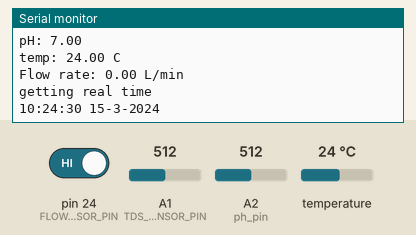
Simulated run of this sketch. Board: Arduino Mega 2560, built with avr-gcc and run on an emulated ATmega2560. Shown: the last lines printed to the serial monitor. Inputs (shaded band) come from the test bench; at power-on: temperature 24 °C, A2 (ph_pin) = 512, pin 24 (FLOW_SENSOR_PIN) HIGH, A1 (TDS_SENSOR_PIN) = 512. The local clock reads 2024-03-15 10:24:30 at power-on unless the sketch sets it.

Above: at 1.2 s.
1.3 s: temperature set to 12 °C
At 6.4 s:
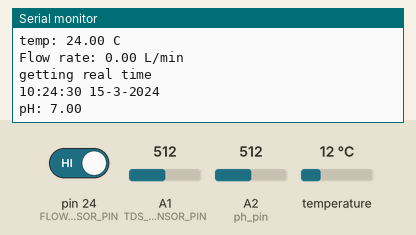
13.9 s: A2 (ph_pin) set to 716
At 15.0 s:
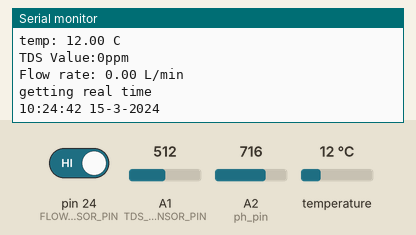
15.4 s: pin 24 (FLOW_SENSOR_PIN) driven LOW
16.9 s: temperature set to 19 °C
At 17.8 s:
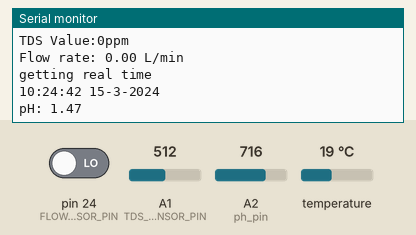
18.4 s: A2 (ph_pin) set to 810
At 18.4 s:
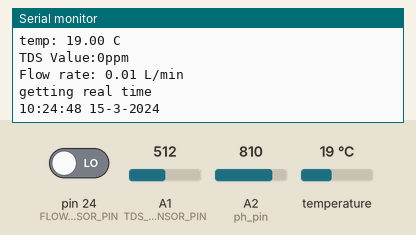
19.9 s: pin 24 (FLOW_SENSOR_PIN) driven HIGH
Timing chart, 0 to 22.4 s (numbered marks = the images above; inputs shaded):
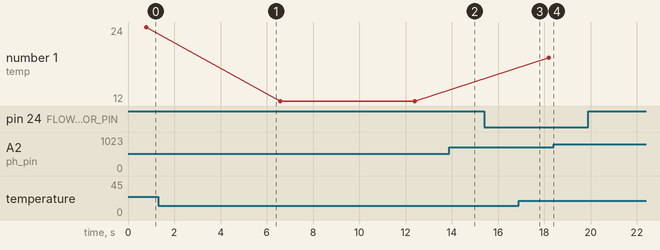

The sketch:

test_mega.ino
```cpp
#include <DallasTemperature.h>
#include <OneWire.h>
#include <DS3231.h>

//ph sensor
int ph_pin = A2;
int measure;
double voltage;
float po;
//tds sensor
#define TDS_SENSOR_PIN A1
#define VREF 5.0
#define SCOUNT 30
// store the analog value in the array, read from ADC
int analogBuffer[SCOUNT];
int analogBufferTemp[SCOUNT];
int analogBufferIndex = 0, copyIndex = 0;
float averageVoltage = 0, tdsValue = 0, temperature = 25;

// flow meter
#define FLOW_SENSOR_PIN 24
// count how many pulses!
volatile uint16_t pulses = 0;
// track the state of the pulse pin
volatile uint8_t lastflowpinstate;
// you can try to keep time of how long it is between pulses
volatile uint32_t lastflowratetimer = 0;
// and use that to calculate a flow rate
volatile float flowrate;
// Interrupt is called once a millisecond, looks for any pulses from the sensor!
SIGNAL(TIMER0_COMPA_vect) {
  uint8_t x = digitalRead(FLOW_SENSOR_PIN);

  if (x == lastflowpinstate) {
    lastflowratetimer++;
    return; // nothing changed!
  }

  if (x == HIGH) {
    //low to high transition!
    pulses++;
  }
  lastflowpinstate = x;
  flowrate = 1000.0;
  flowrate /= lastflowratetimer;  // in hertz
  lastflowratetimer = 0;
}
void useInterrupt(boolean v) {
  if (v) {
    // Timer0 is already used for millis() - we'll just interrupt somewhere
    // in the middle and call the "Compare A" function above
    OCR0A = 0xAF;
    TIMSK0 |= _BV(OCIE0A);
  } else {
    // do not call the interrupt function COMPA anymore
    TIMSK0 &= ~_BV(OCIE0A);
  }
}

// temp sensor
#define ONE_WIRE_BUS 22
OneWire oneWire(ONE_WIRE_BUS);
DallasTemperature sensors(&oneWire);
// real time clock
DS3231 rtc(SDA,SCL);

Time t;

struct data_t{
  float pH;
  float tds;
  float temp;
  float flow;
  uint16_t h;
  uint16_t m;
  uint16_t s;
  uint16_t y;
  uint16_t mth;
  uint16_t d;
  };

#define PACKET_SIZE sizeof(data_t)

data_t data;

bool flag;

void setup() {
  // put your setup code here, to run once:
  Serial.begin(9600);
  Serial1.begin(9600);

  // tds sensor setup
  pinMode(TDS_SENSOR_PIN, INPUT);

  // flow meter setup
  pinMode(FLOW_SENSOR_PIN, INPUT);
  digitalWrite(FLOW_SENSOR_PIN, HIGH);
  lastflowpinstate = digitalRead(FLOW_SENSOR_PIN);
  useInterrupt(true);

  //start real time clock
  rtc.begin();
  sensors.begin();

  //delay
  Serial.println("startup complete");

  //rtc.setTime(9,24,0);
  //rtc.setDate(4,11,2018);
}

DeviceAddress t_address;

int getMedianNum(int bArray[], int iFilterLen){
  int bTab[iFilterLen];
  for (byte i = 0; i<iFilterLen; i++)
    bTab[i] = bArray[i];
  int i, j, bTemp;
  for (j = 0; j < iFilterLen - 1; j++){
    for (i = 0; i < iFilterLen - j - 1; i++){
      if (bTab[i] > bTab[i + 1]){
        bTemp = bTab[i];
        bTab[i] = bTab[i + 1];
        bTab[i + 1] = bTemp;
      }
    }
 }
 if ((iFilterLen & 1) > 0)
  bTemp = bTab[(iFilterLen - 1) / 2];
 else
  bTemp = (bTab[iFilterLen / 2] + bTab[iFilterLen / 2 - 1]) / 2;
 return bTemp;
}

int counter = 0;

void loop() {
  // reset flag
  flag = true;

  // read/save data from pH sensor
  measure = analogRead(ph_pin);
  voltage = 5 / 1024.0 * measure;
  po = 7 + ((2.5 - voltage) / 0.18);
  data.pH = po;
  Serial.print("pH: ");
  Serial.println(data.pH);

  // read/save data from temp sensor
  sensors.getAddress(t_address, 0);
  sensors.requestTemperatures();
  data.temp = sensors.getTempC(t_address);
  Serial.print("temp: ");
  Serial.print(data.temp);
  Serial.println(" C");
  temperature = data.temp;

  // read/save data from tds sensor
  static unsigned long analogSampleTimepoint = millis();
  //every 40 milliseconds,read the analog value from the ADC
  if(millis()-analogSampleTimepoint > 40U){
    analogSampleTimepoint = millis();
    //read the analog value and store into the buffer
    analogBuffer[analogBufferIndex] = analogRead(TDS_SENSOR_PIN);
    analogBufferIndex++;
    if(analogBufferIndex == SCOUNT)
      analogBufferIndex = 0;
  }

  static unsigned long printTimepoint = millis();

  if(millis()-printTimepoint > 800U){
    printTimepoint = millis();
    for(copyIndex=0;copyIndex<SCOUNT;copyIndex++)
    analogBufferTemp[copyIndex]= analogBuffer[copyIndex];
    // read the analog value more stable by the median filtering algorithm, and convert to voltage value
    averageVoltage = getMedianNum(analogBufferTemp,SCOUNT) * (float)VREF / 1024.0;
    float compensationCoefficient=1.0+0.02*(temperature-25.0);
    //temperature compensation formula: fFinalResult(25^C) = fFinalResult(current)/(1.0+0.02*(fTP-25.0));
    float compensationVolatge=averageVoltage/compensationCoefficient;
    //temperature compensation
    tdsValue=(133.42*compensationVolatge*compensationVolatge*compensationVolatge - 255.86*compensationVolatge*compensationVolatge + 857.39*compensationVolatge)*0.5;
    //convert voltage value to tds value
    //Serial.print("voltage:");
    //Serial.print(averageVoltage,2);
    //Serial.print("V ");
    Serial.print("TDS Value:");
    Serial.print(tdsValue,0);
    Serial.println("ppm");
    data.tds = tdsValue;
  }


  // read/save data from flow meter
  float l_per_min = flowrate / 7.5;
  data.flow = l_per_min;
  Serial.print("Flow rate: ");
  Serial.print(data.flow);
  Serial.println(" L/min");

  // read time from rtc and insert into packet
  Serial.println("getting real time");
  t = rtc.getTime();
  data.h = t.hour;
  data.m = t.min;
  data.s = t.sec;
  data.y = t.year;
  data.mth = t.mon;
  data.d = t.date;
  Serial.print(data.h);
  Serial.print(":");
  Serial.print(data.m);
  Serial.print(":");
  Serial.print(data.s);
  Serial.print(" ");
  Serial.print(data.d);
  Serial.print("-");
  Serial.print(data.mth);
  Serial.print("-");
  Serial.println(data.y);

  char buff[PACKET_SIZE];

  memcpy(buff, &data, PACKET_SIZE);

  if(counter >= 20){
    Serial.print("sending packet..");
    Serial1.write(buff, PACKET_SIZE);

    // wait for signal back
    while(!Serial1.available()){
    };

    // error check
    String msg = Serial1.readString();
    while(flag){
      if(msg == "bad"){
        // resend data
        Serial.println("sending packet..");
        Serial1.write(buff, PACKET_SIZE);
        // wait for response
        while(!Serial1.available()){
        };
        msg = Serial1.readString();
      } else if(msg == "sent"){
        Serial.println("send successful");
        flag = false;
      } else {
        Serial.println("something is badddd");
        flag = false;
      }
    }
  }

  if(counter < 20){
    counter++;
  }


  // Wait five seconds before repeating :)
  delay (5000);
 }
```

Measured:
- plotted number 1: 24 → 12 after the input at 1.3 s, 12 → 19 after the input at 16.9 s
